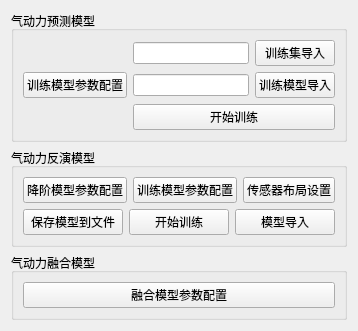
             <widget class="QWidget" name="page_3">
              <layout class="QVBoxLayout" name="verticalLayout_10">
               <item>
                <layout class="QVBoxLayout" name="verticalLayout">
                 <item>
                  <widget class="QGroupBox" name="groupBox">
                   <property name="title">
                    <string>气动力预测模型</string>
                   </property>
                   <layout class="QHBoxLayout" name="horizontalLayout_2">
                    <item>
                     <widget class="QPushButton" name="pushButton">
                      <property name="text">
                       <string>训练模型参数配置</string>
                      </property>
                     </widget>
                    </item>
                    <item>
                     <layout class="QVBoxLayout" name="verticalLayout_2">
                      <item>
                       <layout class="QHBoxLayout" name="horizontalLayout_4">
                        <item>
                         <widget class="QLineEdit" name="lineEdit"/>
                        </item>
                        <item>
                         <widget class="QPushButton" name="pushButton_4">
                          <property name="text">
                           <string>训练集导入</string>
                          </property>
                         </widget>
                        </item>
                       </layout>
                      </item>
                      <item>
                       <layout class="QHBoxLayout" name="horizontalLayout_5">
                        <item>
                         <widget class="QLineEdit" name="lineEdit_2"/>
                        </item>
                        <item>
                         <widget class="QPushButton" name="pushButton_5">
                          <property name="text">
                           <string>训练模型导入</string>
                          </property>
                         </widget>
                        </item>
                       </layout>
                      </item>
                      <item>
                       <layout class="QHBoxLayout" name="horizontalLayout_8">
                        <item>
                         <widget class="QPushButton" name="pushButton_8">
                          <property name="text">
                           <string>开始训练</string>
                          </property>
                         </widget>
                        </item>
                       </layout>
                      </item>
                     </layout>
                    </item>
                   </layout>
                  </widget>
                 </item>
                 <item>
                  <widget class="QGroupBox" name="groupBox_2">
                   <property name="title">
                    <string>气动力反演模型</string>
                   </property>
                   <layout class="QVBoxLayout" name="verticalLayout_3">
                    <item>
                     <layout class="QHBoxLayout" name="horizontalLayout_6">
                      <item>
                       <widget class="QPushButton" name="pushButton_7">
                        <property name="text">
                         <string>降阶模型参数配置</string>
                        </property>
                       </widget>
                      </item>
                      <item>
                       <widget class="QPushButton" name="pushButton_2">
                        <property name="text">
                         <string>训练模型参数配置</string>
                        </property>
                       </widget>
                      </item>
                      <item>
                       <widget class="QPushButton" name="pushButton_6">
                        <property name="text">
                         <string>传感器布局设置</string>
                        </property>
                       </widget>
                      </item>
                     </layout>
                    </item>
                    <item>
                     <layout class="QHBoxLayout" name="horizontalLayout_7">
                      <item>
                       <widget class="QPushButton" name="pushButton_10">
                        <property name="text">
                         <string>保存模型到文件</string>
                        </property>
                       </widget>
                      </item>
                      <item>
                       <widget class="QPushButton" name="pushButton_9">
                        <property name="text">
                         <string>开始训练</string>
                        </property>
                       </widget>
                      </item>
                      <item>
                       <widget class="QPushButton" name="pushButton_11">
                        <property name="text">
                         <string>模型导入</string>
                        </property>
                       </widget>
                      </item>
                     </layout>
                    </item>
                   </layout>
                  </widget>
                 </item>
                 <item>
                  <widget class="QGroupBox" name="groupBox_3">
                   <property name="title">
                    <string>气动力融合模型</string>
                   </property>
                   <layout class="QHBoxLayout" name="horizontalLayout_3">
                    <item>
                     <widget class="QPushButton" name="pushButton_3">
                      <property name="text">
                       <string>融合模型参数配置</string>
                      </property>
                     </widget>
                    </item>
                   </layout>
                  </widget>
                 </item>
                </layout>
               </item>
              </layout>
             </widget>
